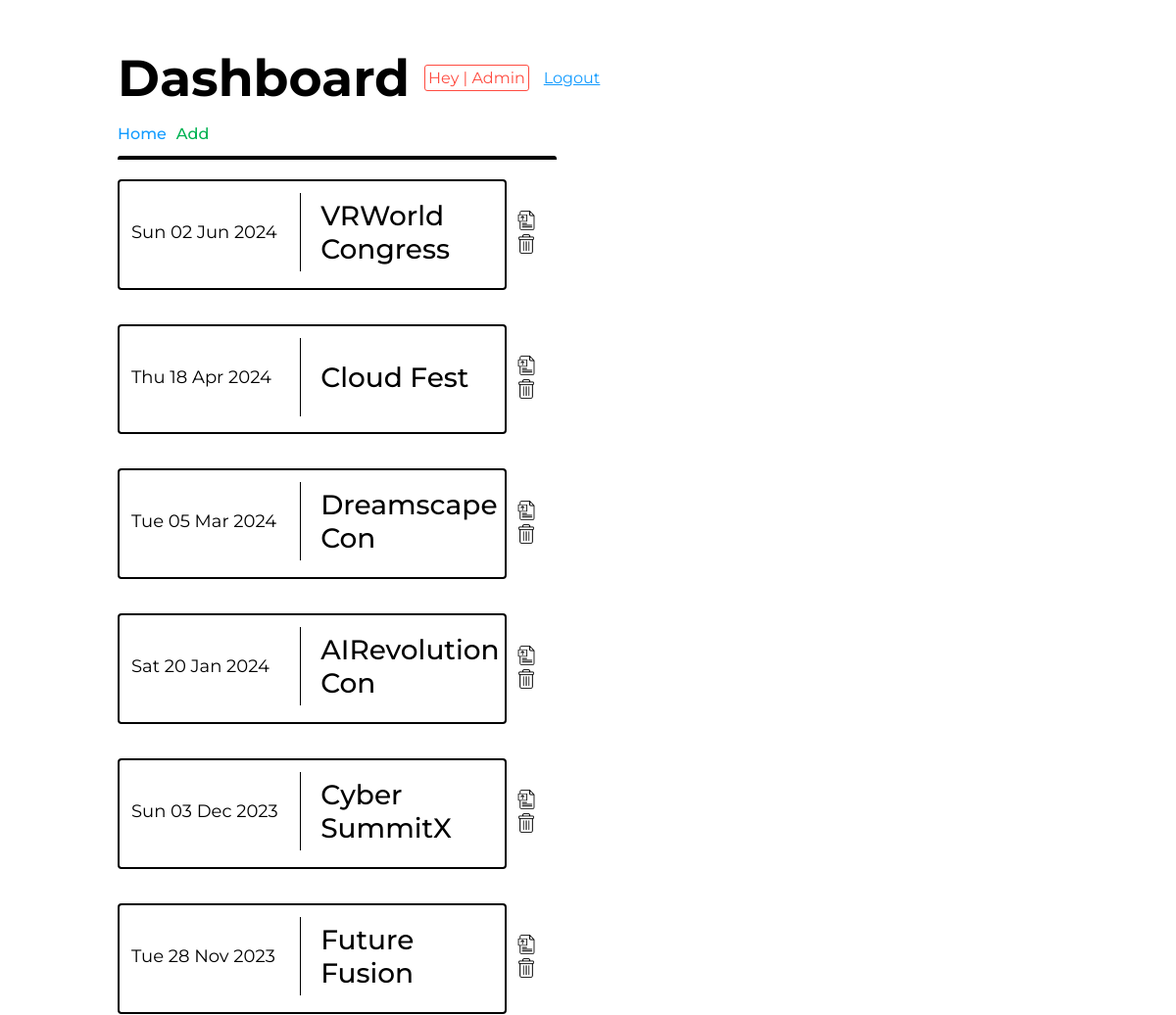
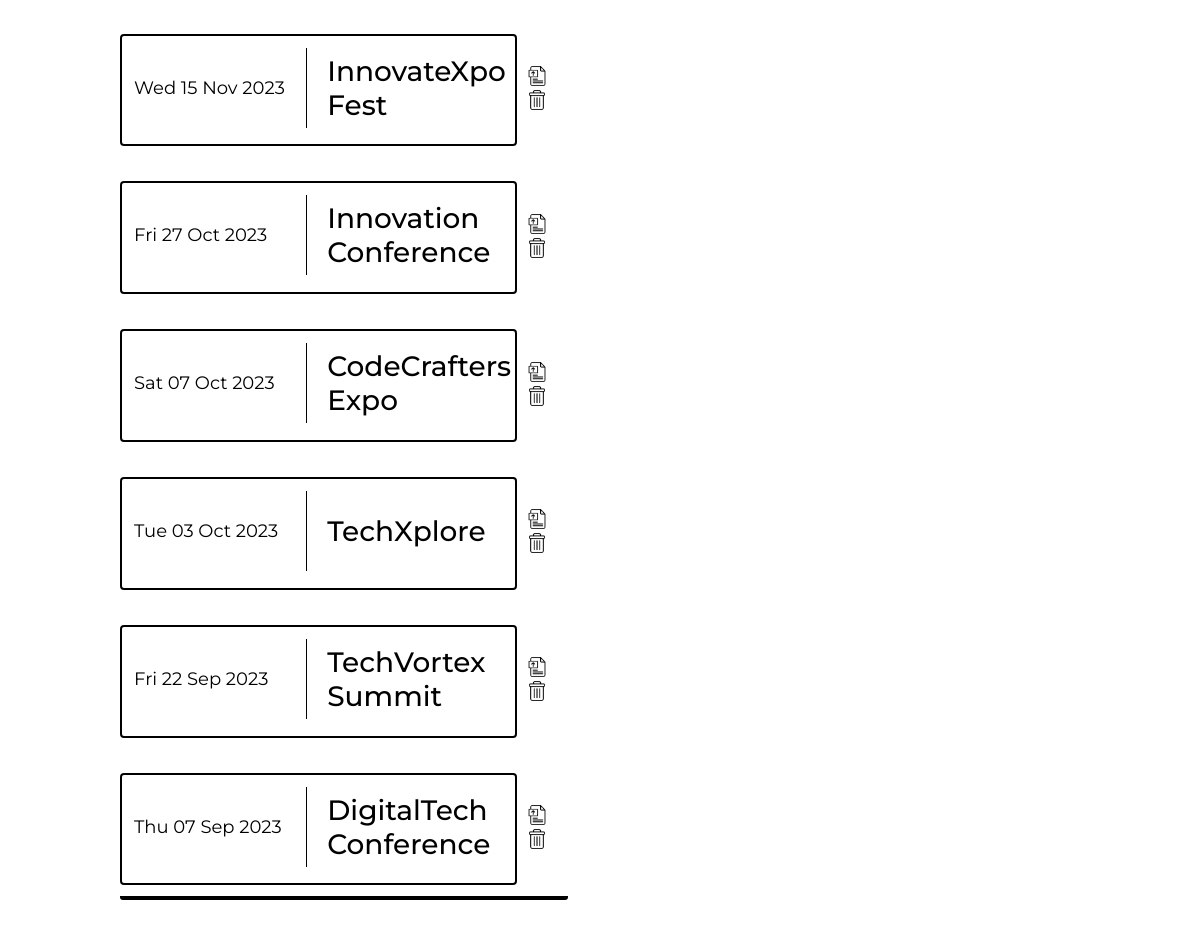
The app's page /dashboard (signed in) with its own data (2 pictures, top to bottom).
### helpers/db_manager.py (models this page shows)
    class User(db.Model, UserMixin):
        id = db.Column(db.Integer, primary_key=True)
        username = db.Column(db.String, unique=True)
        password = db.Column(db.String)
        is_admin = db.Column(db.Boolean)

    class Event(db.Model):
        id =  db.Column(db.Integer, primary_key=True)
        date = db.Column(db.String)
        title = db.Column(db.String)

### app.py (the view)
@app.route("/dashboard")
@login_required
def dashboard():
    try:
        event_records = db_manager.get_events(db, event_table)
    except Exception as e:
        app.logger.error(f"failed to retrieve event records: {e}")
    return render_template("dashboard.html", events=event_records)

### app.py (called while the page is built)
@login_manager.user_loader
def load_user(user_id):
    return user_table.query.get(int(user_id))

@app.context_processor
def inject_user():
    return dict(user=current_user)

### helpers/db_manager.py (called while the page is built)
def get_events(db, event_table):
    event_records = db.session.execute(db.select(event_table).order_by(event_table.id)).scalars().all()
    return sort_fmt_event_records(event_records)

def get_date(obj):
    return datetime.strptime(obj.date, '%Y-%m-%d')

def fmt_event_records(events):
    for event in events:
        if event.date != "":
            event_date = datetime.strptime(event.date, '%Y-%m-%d')
            event.date = event_date.strftime("%a %d %b %Y")
    return events

def sort_fmt_event_records(events):
    sorted_asc_list = sorted(events, key=get_date, reverse=True)
    return fmt_event_records(sorted_asc_list)

### templates/dashboard.html (shortened to what this page needs)
{%extends "base.html"%}
{%block page_title%}Dashboard{%endblock%}
{%block content%}
    <div class="crud-ops">
        <a class="events-link"href="/">Home</a>
        <a href="/add-event" class="add">
            Add
        </a>
    </div>
    <div class="dashboard-events-holder">
        {%for event in events%}
            <div class="event-ext">
                <div class="dashboard-event">
                    <div class="dashboard-event-content">
                        <div class="date">
                            <p>{{event.date}}</p>
                        </div>
                        <div class="title">
                            <h1>{{event.title}}</h1>
                        </div>
                    </div>
                </div>
                <div class="dashboard-event-options">
                    <a href="/update-event/{{event.id}}"><img class="update-img" src="{{url_for('static', filename='imgs/file.png')}}" width="20"></a>
                    {%if user.is_admin%}
                        <a href="/delete-event/{{event.id}}"><img class="delete-img" src="{{url_for('static', filename='imgs/delete.png')}}" width="20"></a>
                    {% endif %}
                </div>
            </div>
        {%endfor%}
    </div>
{%endblock%}

### templates/base.html (shortened to what this page needs)
<!DOCTYPE html>
<html>
    <head>
        <link rel="stylesheet" href="{{url_for('static', filename='css/events.css')}}">
        <link rel="stylesheet" href="{{url_for('static', filename='css/base.css')}}">
        <link rel="stylesheet" href="{{url_for('static', filename='css/messages.css')}}">
        <link rel="stylesheet" href="{{url_for('static', filename='css/forms.css')}}">
    </head>
    <body>
        <div class="page-content">
            <div class="page-title">
                <h1>{%block page_title%}{%endblock%}</h1>
                <div class="title-badge">
                    {% if user.is_admin %}
                        <p>{{user.username}} | Admin</p>
                    {% else %}
                        <p>{{user.username}}</p>
                    {% endif %}
                </div>
                <a href="/logout">Logout</a>
            </div>
            {% block content %}
            {% endblock %}
        </div>
    </body>
</html>

### static/css/events.css (style rules this page uses)
.dashboard-events-holder, .events-holder { border-radius: 3px; width: 28rem; padding: 20px 0px 20px 0px; overflow-y: scroll; height: 70vh; display: flex; flex-direction: column; gap: 35px; border-top: 4px solid #000; border-bottom: 4px solid #000; margin-top: 10px; margin-bottom: 10px; }
.event, .dashboard-event, .delete-event { border: 2px solid #000; border-radius: 4px; width: 25rem; min-height: 5.3rem; overflow: auto; padding: 12px; }
.event-content, .dashboard-event-content, .delete-event-content { display: flex; align-items: center; gap: 20px; flex-wrap: wrap; }
.delete-event-content .date, .dashboard-event-content .date, .event-content .date { font-size: 18px; font-weight: 400; border-right: 1px solid #000; height: 5rem; display: flex; justify-content: center; flex-direction: column; flex: 2; }
.dashboard-event-content p, .delete-event-content p { font-size: 18px; font-weight: 400; }
.delete-event-content .title h1, .dashboard-event-content .title h1, .event-content .title h1 { font-size: 28px; font-weight: 500; }
.delete-event-content .title, .dashboard-event-content .title, .event-content .title { flex: 1; min-width: 11rem; }
.dashboard-event-content h1, .delete-event-content h1 { font-size: 28px; font-weight: 500; }
.event-ext { display: flex; align-items: center; gap: 10px; }

### static/css/base.css (style rules this page uses)
body { padding: 0px; margin: 0px; box-sizing: border-box; font-family: 'Montserrat', sans-serif; }
p, h1 { margin: 0px; }
.page-content { width: 80%; margin: auto; }
.page-title h1 { font-size: 52px; }
.page-title { display: flex; align-items: center; gap: 15px; margin: 3rem 0rem 1rem 0rem }
.page-title a { color: #129BFF; text-decoration: underline; }
.title-badge { border-radius: 3px; border: 1px solid #FF4C41; color: #FF4C41; padding: 3px; }
.crud-ops .add { color: #00B252; text-decoration: none; font-weight: 500; }
.events-link { color: #129BFF; text-decoration: none; font-weight: 500; }
.crud-ops { display: flex; gap: 10px; margin-bottom: 0.8rem; align-items: flex-end; }

### records on screen
User: username "Hey"
Event: date "Sun 02 Jun 2024", title "VRWorld Congress"
Event: date "Thu 18 Apr 2024", title "Cloud Fest"
Event: date "Tue 05 Mar 2024", title "Dreamscape Con"
Event: date "Sat 20 Jan 2024", title "AIRevolution Con"
Event: date "Sun 03 Dec 2023", title "Cyber SummitX"
Event: date "Tue 28 Nov 2023", title "Future Fusion"
Event: date "Wed 15 Nov 2023", title "InnovateXpo Fest"
Event: date "Fri 27 Oct 2023", title "Innovation Conference"
Event: date "Sat 07 Oct 2023", title "CodeCrafters Expo"
Event: date "Tue 03 Oct 2023", title "TechXplore"
Event: date "Fri 22 Sep 2023", title "TechVortex Summit"
Event: date "Thu 07 Sep 2023", title "DigitalTech Conference"
